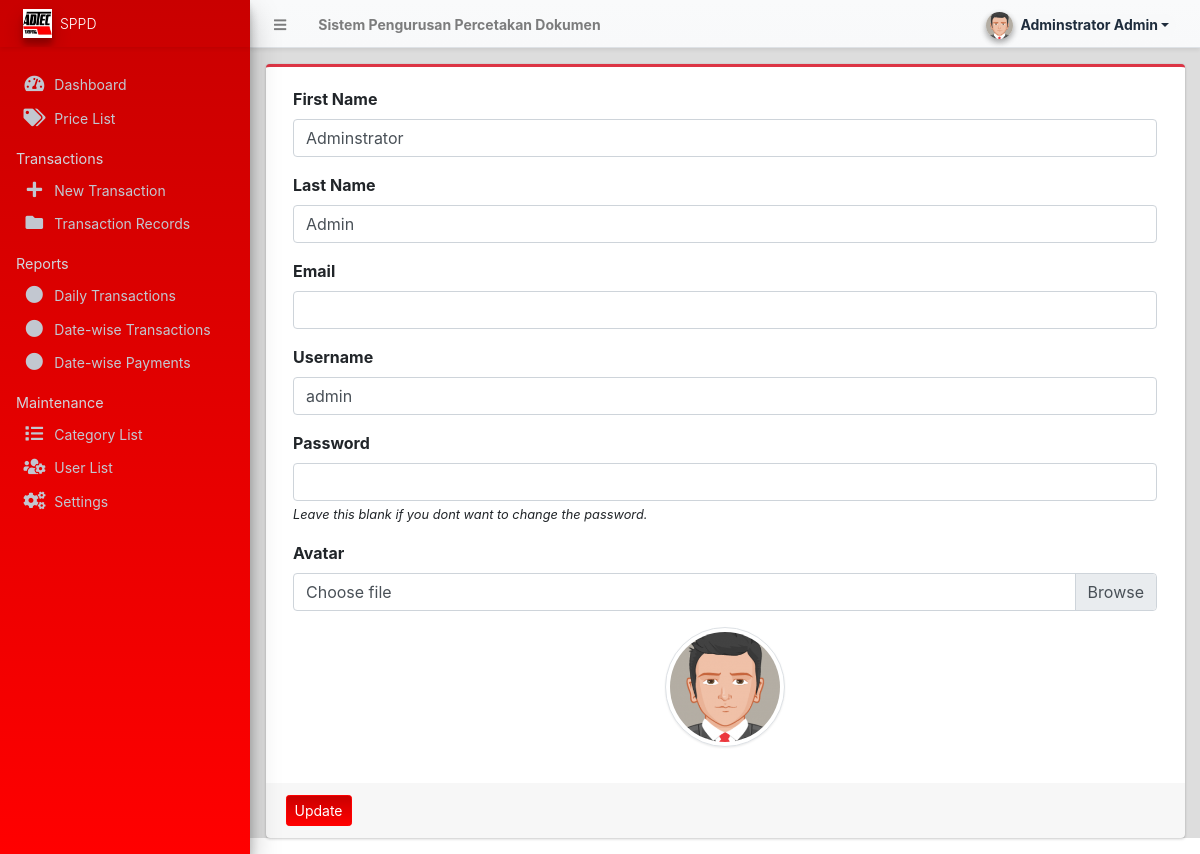
The app's page /admin/?page=user (signed in) with its own data.
### tables this page shows
CREATE TABLE IF NOT EXISTS `users` (
  `id` int NOT NULL AUTO_INCREMENT,
  `firstname` varchar(250) NOT NULL,
  `middlename` text,
  `lastname` varchar(250) NOT NULL,
  `email` varchar(100) NOT NULL,
  `phone` varchar(30) DEFAULT NULL,
  `username` text NOT NULL,
  `password` text NOT NULL,
  `avatar` text,
  `last_login` datetime DEFAULT NULL,
  `type` tinyint(1) NOT NULL DEFAULT '0',
  `status` int NOT NULL DEFAULT '1' COMMENT '0=not verified, 1 = verified',
  `reset_token` varchar(100) DEFAULT NULL,
  `date_added` datetime NOT NULL DEFAULT CURRENT_TIMESTAMP,
  `date_updated` datetime DEFAULT NULL ON UPDATE CURRENT_TIMESTAMP,
  PRIMARY KEY (`id`)
);

### classes/DBConnection.php (called while the page is built, shortened)
<?php
class DBConnection{
    private $host = DB_SERVER;
    private $username = DB_USERNAME;
    private $password = DB_PASSWORD;
    private $database = DB_NAME;
    public $conn;
    public function __construct(){
        if (!isset($this->conn)) {
            $this->conn = new mysqli($this->host, $this->username, $this->password, $this->database);
        }
    }
}
?>

### classes/SystemSettings.php (called while the page is built, shortened)
<?php
class SystemSettings extends DBConnection{
	function userdata($field = ''){
		if(!empty($field)){
			if(isset($_SESSION['userdata'][$field]))
				return $_SESSION['userdata'][$field];
			else
				return null;
		}else{
			return false;
		}
	}
}
$_settings = new SystemSettings();
?>

### config.php (called while the page is built, shortened)
<?php
require_once('classes/DBConnection.php');
require_once('classes/SystemSettings.php');
function validate_image($file){
	if(!empty($file)){
        $ex = explode('?',$file);
        $file = $ex[0];
        $param =  isset($ex[1]) ? '?'.$ex[1]  : '';
		if(is_file(base_app.$file)){
			return base_url.$file.$param;
		}else{
			return base_url.'dist/img/no-image-available.png';
		}
	}else{
		return base_url.'dist/img/no-image-available.png';
	}
}
?>

### admin/user/index.php (the view, shortened to what this page needs)
<?php
$user = $conn->query("SELECT * FROM users where id ='".$_settings->userdata('id')."'");
foreach($user->fetch_array() as $k =>$v){
	$meta[$k] = $v;
}
?>
<div class="card card-outline card-red">
	<div class="card-body">
		<div class="container-fluid">
			<form action="" id="manage-user">
				<div class="form-group">
					<label for="name">First Name</label>
					<input type="text" name="firstname" id="firstname" class="form-control" value="<?php echo isset($meta['firstname']) ? $meta['firstname']: '' ?>" required>
				</div>
				<div class="form-group">
					<label for="name">Last Name</label>
					<input type="text" name="lastname" id="lastname" class="form-control" value="<?php echo isset($meta['lastname']) ? $meta['lastname']: '' ?>" required>
				</div>
				<div class="form-group  ">
					<label for="email">Email</label>
					<input type="email" name="email" id="email" class="form-control" value="<?php echo isset($meta['email']) ? $meta['email']: '' ?>" required  autocomplete="off">
				</div>
				<div class="form-group">
					<label for="username">Username</label>
					<input type="text" name="username" id="username" class="form-control" value="<?php echo isset($meta['username']) ? $meta['username']: '' ?>" required  autocomplete="off">
				</div>
				<div class="form-group">
					<label for="password">Password</label>
					<input type="password" name="password" id="password" class="form-control" value="" autocomplete="off">
					<small><i>Leave this blank if you dont want to change the password.</i></small>
				</div>
				<div class="form-group">
					<label for="" class="control-label">Avatar</label>
					<div class="custom-file">
		              <label class="custom-file-label" for="customFile">Choose file</label>
		            </div>
				</div>
				<div class="form-group d-flex justify-content-center">
					<img src="<?php echo validate_image(isset($meta['avatar']) ? $meta['avatar'] :'') ?>" alt="" id="cimg" class="img-fluid img-thumbnail">
				</div>
			</form>
		</div>
	</div>
	<div class="card-footer">
			<div class="col-md-12">
				<div class="row">
					<button class="btn btn-sm btn-primary" form="manage-user">Update</button>
				</div>
			</div>
		</div>
</div>

### admin/user/index.php (style rules this page uses)
img#cimg { height: 15vh; width: 15vh; object-fit: cover; border-radius: 100% 100%; }

### records on screen
users: firstname "Adminstrator", lastname "Admin", username "admin", avatar (picture)

### other values on screen
$_settings->info('name') "Sistem Pengurusan Percetakan Dokumen"
$_settings->userdata('firstname').' '.$_settings->userdata('lastname') "Adminstrator Admin"
$_settings->info('short_name') "SPPD"
